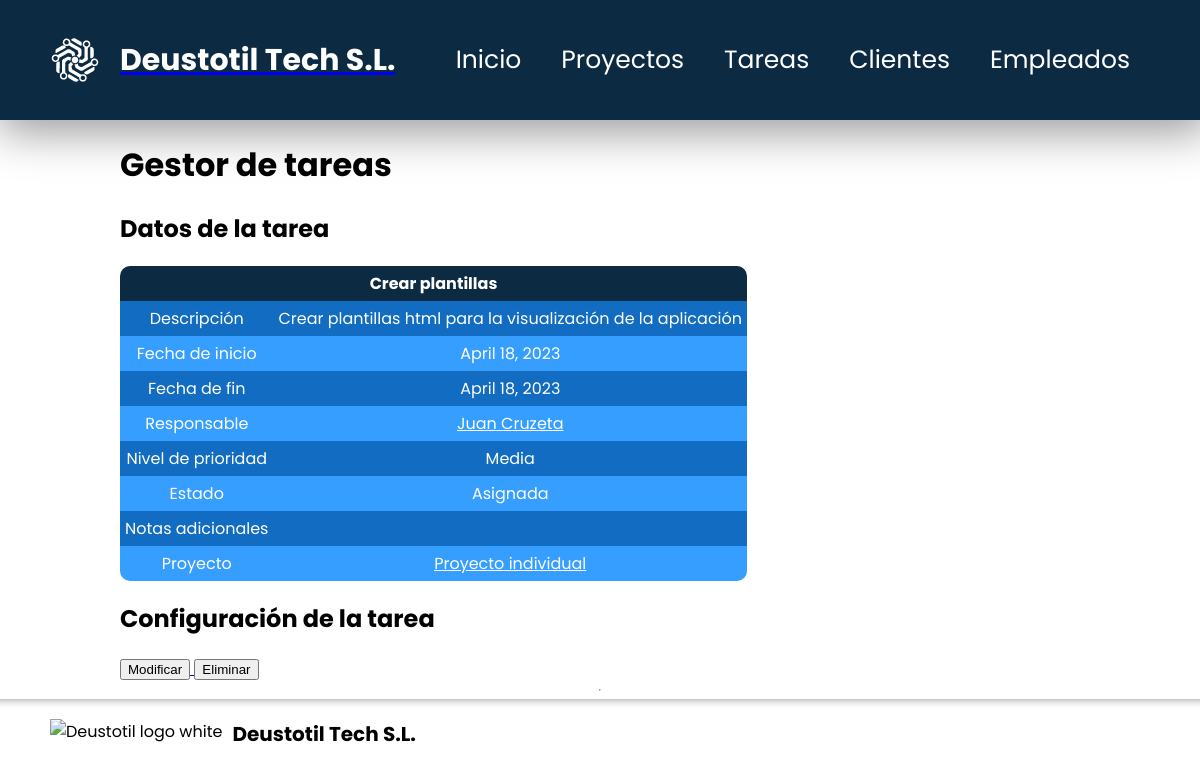
The app's page /appProyectos/tareas/3 with its own data.
### appProyectos/models.py (models this page shows, shortened)
class Tarea(models.Model):
    nombre = models.CharField(max_length=155)
    descripcion = models.CharField(max_length=255)
    fecha_inicio = models.DateField()
    fecha_fin = models.DateField()
    responsable = models.ForeignKey(Empleado, on_delete=models.CASCADE)
    prioridad = models.ForeignKey(Prioridad, on_delete=models.CASCADE)
    estado = models.ForeignKey(Estado, on_delete=models.CASCADE)
    notas = models.CharField(blank=True, max_length=255)
    proyecto = models.ForeignKey(Proyecto, on_delete=models.CASCADE)

class Empleado(models.Model):
    dni = models.CharField(max_length=9)
    nombre = models.CharField(max_length=155)
    apellido = models.CharField(max_length=155)
    email = models.EmailField(max_length=155)
    telefono = models.IntegerField()
    def __str__(self):
        return f"{self.nombre} {self.apellido}"

class Prioridad(models.Model):
    nombre = models.CharField(max_length=155)
    def __str__(self):
        return self.nombre

class Estado(models.Model):
    nombre = models.CharField(max_length=155)
    def __str__(self):
        return self.nombre

class Proyecto(models.Model):
    nombre = models.CharField(max_length=155)
    descripcion = models.CharField(max_length=255)
    fecha_inicio = models.DateField()
    fecha_fin = models.DateField()
    presupuesto = models.FloatField()
    cliente = models.ForeignKey(Cliente, on_delete=models.CASCADE)
    responsable = models.ForeignKey(Empleado, on_delete=models.CASCADE)
    def __str__(self):
        return self.nombre

### appProyectos/views.py (the view)
# urls.py: path('tareas/<int:pk>', views.TareaDetailView.as_view(), name='tarea'),
class TareaDetailView(DetailView):
    model = Tarea

### appProyectos/templates/appProyectos/tarea_detail.html (shortened to what this page needs)
{% extends "base.html" %}
{% block contenido %}
    <h1>Gestor de tareas</h1>
    <h2>Datos de la tarea</h2>
    {% if tarea %}
        <table>
            <thead>
                <tr>
                    <th colspan="2">{{ tarea.nombre }}</th>
                </tr>
            </thead>
            <tbody>
                <tr>
                    <td>Descripción</td>
                    <td>{{ tarea.descripcion }}</td>
                </tr>
                <tr>
                    <td>Fecha de inicio</td>
                    <td>{{ tarea.fecha_inicio }}</td>
                </tr>
                <tr>
                    <td>
                        Fecha de fin
                        <br>
                    </td>
                    <td>{{ tarea.fecha_fin }}</td>
                </tr>
                <tr>
                    <td>Responsable</td>
                    <td>
                        <a href="{% url 'empleado' tarea.responsable.id %}">{{ tarea.responsable }}</a>
                    </td>
                </tr>
                <tr>
                    <td>Nivel de prioridad</td>
                    <td>{{ tarea.prioridad }}</td>
                </tr>
                <tr>
                    <td>Estado</td>
                    <td>{{ tarea.estado }}</td>
                </tr>
                <tr>
                    <td>Notas adicionales</td>
                    <td>{{ tarea.notas }}</td>
                </tr>
                <tr>
                    <td>Proyecto</td>
                    <td>
                        <a href="{% url 'proyecto' tarea.proyecto.id %}">{{ tarea.proyecto }}</a>
                    </td>
                </tr>
            </tbody>
        </table>
        <h2>Configuración de la tarea</h2>
        <a href="{% url 'modificar tarea' tarea.id %}">
            <input type="button" value="Modificar">
        </a>
        <a href="{% url 'borrar tarea' tarea.id %}">
            <input type="button" value="Eliminar">
        </a>
    {% else %}
        <p>No existe esta tarea.</p>
    {% endif %}
{% endblock contenido %}

### appProyectos/static/css/styles.css (style rules this page uses)
body { font-family: 'Poppins', sans-serif; margin: 0 auto; display: flex; align-items: center; flex-direction: column; }
table { color: white; text-align: center; border-collapse: collapse; border-radius: 10px; overflow: hidden; }
table a { color: white; }
table td, th { padding: 5px; }
table thead { background-color: rgb(12, 43, 67); }
table tbody tr:nth-child(odd) { background-color: rgb(17, 108, 194); }
table tbody tr:nth-child(even) { background-color: rgb(54, 158, 255); }

### records on screen
Tarea: nombre "Crear plantillas", descripcion "Crear plantillas html para la visualización de la aplicación", fecha_inicio "April 18, 2023", fecha_fin "April 18, 2023", responsable "Juan Cruzeta", prioridad "Media", estado "Asignada", proyecto "Proyecto individual"
